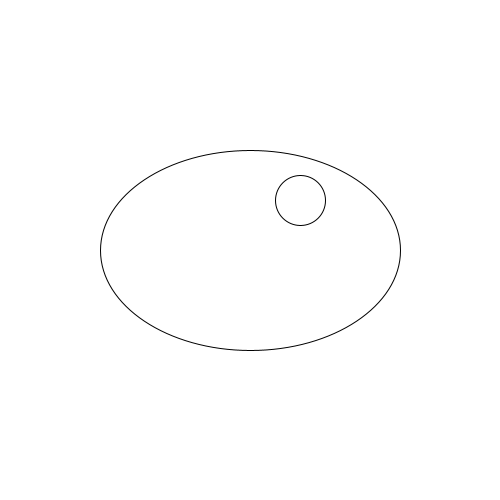
Frame 1 (no input)
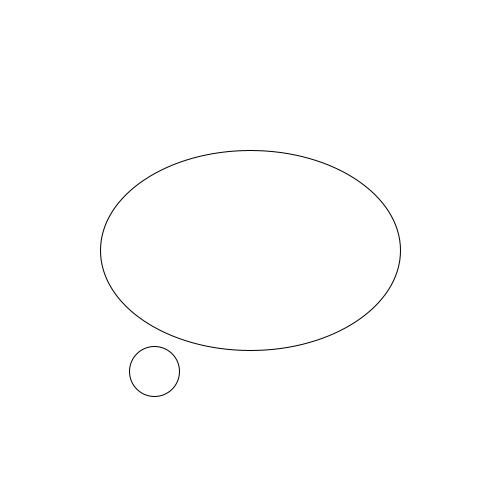
Frame 60 (the mouse pressed at the canvas centre just before this capture)
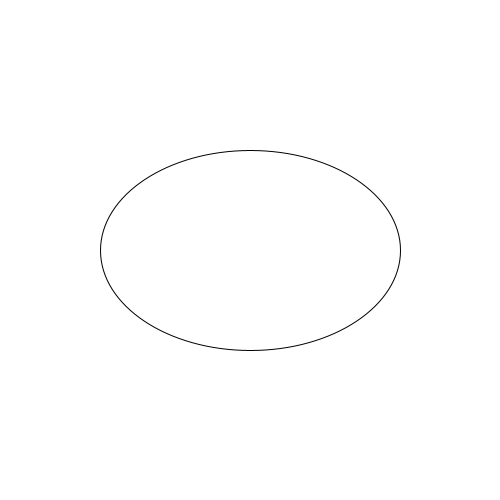
Frame 120 (the mouse held since frame 60 and released just before this capture)

The Processing sketch that drew these frames (run headless with seeded random() and noise(); from frame 60 on, the mouse is pressed at the canvas centre):

// Processing sketch: moonSketch
// ── moonSketch.pde
int orbitWidth =300;
int orbitHeight = 200;
float moonX ; 
float moonY ;
float moonAngle = 0;
void setup(){
  size(500, 500);
  
}

void draw(){
  ellipseMode(CENTER);
  background(255);
  drawOrbit();
   drawMoon();
   
   
   if(moonAngle > 360){
     moonAngle = 0;
   }else{
     moonAngle++;
   }
   
}

void drawOrbit(){
  ellipseMode(CENTER);
  float moonAngleRadians = 2 * PI * moonAngle / 360;
  moonX = orbitWidth * cos(moonAngleRadians) ;
  moonY = orbitHeight * sin(moonAngleRadians)+200;
  ellipse(250, 250, orbitWidth, orbitHeight);
}

void drawMoon(){
  if(moonX<100.00){
    moonX += 100;
  }else if(moonX > 300){
    moonX -= 100;
  }
  println("moonX= " +moonX+" moonY= "+moonY);
  ellipseMode(CENTER);
  ellipse((moonX), (moonY), 50, 50);
}
